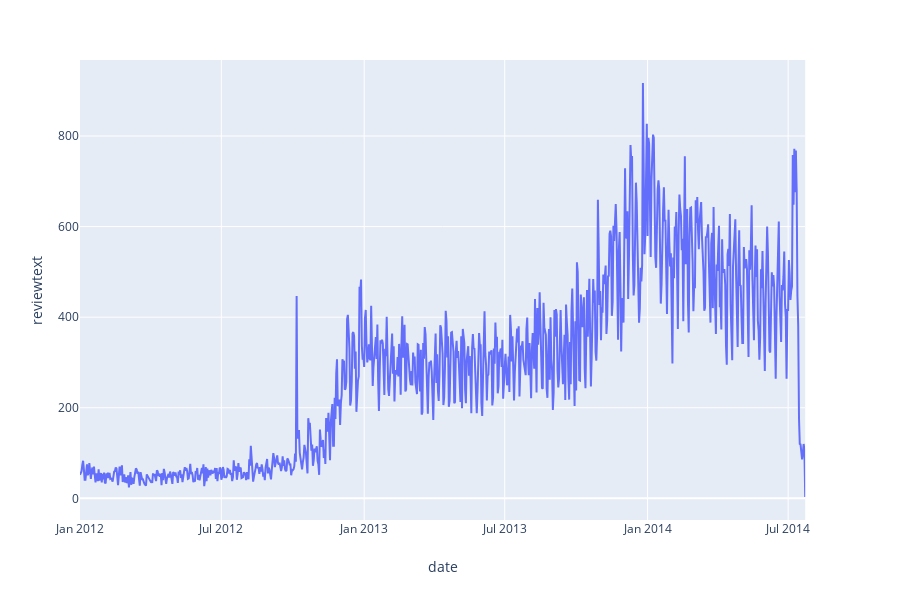

Notebook source saved alongside this figure:
### Code cell
fig = px.line(reviews_per_days_df, x='date', y="reviewtext",labels={'x':'Time', 'y':'Number of the Reviews'})
fig.show()

### Figure 1 — Plotly figure (JSON) as saved in the notebook; plotly's stock layout.template omitted (floating-point values rounded to 4 significant figures; data arrays with more than 128 entries replaced by an {"elided": "..."} marker saying what was removed)
{"data": [{"hoverlabel": {"namelength": 0}, "hovertemplate": "date=%{x}<br>reviewtext=%{y}", "legendgroup": "", "line": {"color": "#636efa", "dash": "solid"}, "mode": "lines", "name": "", "showlegend": false, "type": "scatter", "x": {"elided": "935 str values"}, "xaxis": "x", "y": {"elided": "935 int values"}, "yaxis": "y"}], "layout": {"height": 600, "legend": {"tracegroupgap": 0}, "margin": {"t": 60}, "xaxis": {"anchor": "y", "domain": [0, 0.98], "title": {"text": "date"}}, "yaxis": {"anchor": "x", "domain": [0, 1], "title": {"text": "reviewtext"}}}}
